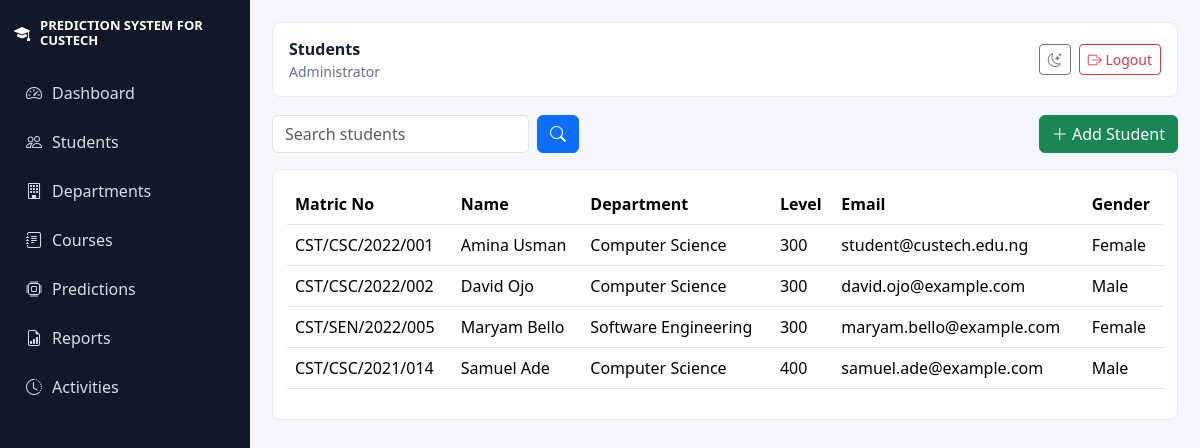
Screenshot of /admin/students.php (signed in) with the database file from the repository.
### tables this page shows
CREATE TABLE users (id INT AUTO_INCREMENT PRIMARY KEY, role_id INT NOT NULL, username VARCHAR(60) UNIQUE NOT NULL, email VARCHAR(120) UNIQUE NOT NULL, password_hash VARCHAR(255) NOT NULL, status ENUM('active','inactive') DEFAULT 'active', last_login DATETIME NULL, created_at DATETIME, FOREIGN KEY (role_id) REFERENCES roles(id));

CREATE TABLE roles (id INT AUTO_INCREMENT PRIMARY KEY, name VARCHAR(60) UNIQUE NOT NULL, description VARCHAR(255));

CREATE TABLE students (id INT AUTO_INCREMENT PRIMARY KEY, user_id INT NULL, department_id INT, matric_no VARCHAR(40) UNIQUE NOT NULL, first_name VARCHAR(80), last_name VARCHAR(80), email VARCHAR(120), phone VARCHAR(40), gender VARCHAR(20), age INT, level VARCHAR(20), address TEXT, passport VARCHAR(255), created_at DATETIME, FOREIGN KEY (user_id) REFERENCES users(id), FOREIGN KEY (department_id) REFERENCES departments(id));

CREATE TABLE departments (id INT AUTO_INCREMENT PRIMARY KEY, faculty_id INT NOT NULL, name VARCHAR(120) NOT NULL, code VARCHAR(20) UNIQUE, created_at DATETIME, FOREIGN KEY (faculty_id) REFERENCES faculties(id));

### includes/functions.php (called while the page is built, shortened)
<?php
function db(): PDO
{
    static $pdo = null;
    if ($pdo instanceof PDO) {
        return $pdo;
    }
    $dsn = 'mysql:host=' . DB_HOST . ';dbname=' . DB_NAME . ';charset=' . DB_CHARSET;
    $pdo = new PDO($dsn, DB_USER, DB_PASS, [
        PDO::ATTR_ERRMODE => PDO::ERRMODE_EXCEPTION,
        PDO::ATTR_DEFAULT_FETCH_MODE => PDO::FETCH_ASSOC,
        PDO::ATTR_EMULATE_PREPARES => false,
    ]);
    return $pdo;
}
function e(?string $value): string
{
    return htmlspecialchars((string)$value, ENT_QUOTES, 'UTF-8');
}
function url(string $path = ''): string
{
    return BASE_URL . '/' . ltrim($path, '/');
}
function current_user(): ?array
{
    $stmt = db()->prepare('SELECT u.*, r.name AS role_name FROM users u JOIN roles r ON r.id = u.role_id WHERE u.id = ? AND u.status = "active"');
    $stmt->execute([$_SESSION['user_id']]);
    return $stmt->fetch() ?: null;
}
function fetch_all(string $sql, array $params = []): array
{
    $stmt = db()->prepare($sql);
    $stmt->execute($params);
    return $stmt->fetchAll();
}

### admin/students.php (the view, shortened to what this page needs)
<?php
require_once __DIR__ . '/../includes/functions.php';
$q = trim($_GET['q'] ?? '');
$students = fetch_all('SELECT s.*, d.name department FROM students s LEFT JOIN departments d ON d.id = s.department_id WHERE CONCAT(s.matric_no, s.first_name, s.last_name, s.email) LIKE ? ORDER BY s.created_at DESC', ['%' . $q . '%']);
$title = 'Students';
require __DIR__ . '/../views/partials/header.php';
?>
<div class="d-flex justify-content-between flex-wrap gap-2 mb-3">
    <form class="d-flex gap-2"><input class="form-control" name="q" value="<?= e($q) ?>" placeholder="Search students"><button class="btn btn-primary"><i class="bi bi-search"></i></button></form>
    <button class="btn btn-success" data-bs-toggle="modal" data-bs-target="#studentModal"><i class="bi bi-plus-lg"></i> Add Student</button>
</div>
<div class="table-wrap">
    <table class="table table-hover align-middle">
        <thead><tr><th>Matric No</th><th>Name</th><th>Department</th><th>Level</th><th>Email</th><th>Gender</th></tr></thead>
        <tbody><?php foreach ($students as $s): ?><tr><td><?= e($s['matric_no']) ?></td><td><?= e($s['first_name'] . ' ' . $s['last_name']) ?></td><td><?= e($s['department']) ?></td><td><?= e($s['level']) ?></td><td><?= e($s['email']) ?></td><td><?= e($s['gender']) ?></td></tr><?php endforeach; ?></tbody>
    </table>
</div>
<?php require __DIR__ . '/../views/partials/footer.php'; ?>

### views/partials/header.php (shortened to what this page needs)
<?php $user = current_user(); ?>
<!doctype html>
<html lang="en" data-theme="<?= e($_COOKIE['theme'] ?? 'light') ?>">
<head>
    <link href="<?= e(url('assets/vendor/bootstrap/css/bootstrap.min.css')) ?>" rel="stylesheet">
    <link href="<?= e(url('assets/vendor/bootstrap-icons/bootstrap-icons.min.css')) ?>" rel="stylesheet">
    <link href="<?= e(url('assets/css/style.css')) ?>" rel="stylesheet">
</head>
<body>
<div class="app-shell">
<?php if ($user): ?>
    <aside class="sidebar">
        <a class="brand" href="<?= e(url('dashboard.php')) ?>"><i class="bi bi-mortarboard-fill"></i><span>PREDICTION SYSTEM FOR CUSTECH</span></a>
        <nav>
            <a href="<?= e(url('dashboard.php')) ?>"><i class="bi bi-speedometer2"></i> Dashboard</a>
            <?php if (in_array($user['role_name'], ['Super Admin','Administrator'], true)): ?>
                <a href="<?= e(url('admin/students.php')) ?>"><i class="bi bi-people"></i> Students</a>
                <a href="<?= e(url('admin/departments.php')) ?>"><i class="bi bi-building"></i> Departments</a>
                <a href="<?= e(url('admin/courses.php')) ?>"><i class="bi bi-journal-text"></i> Courses</a>
                <a href="<?= e(url('admin/predictions.php')) ?>"><i class="bi bi-cpu"></i> Predictions</a>
                <a href="<?= e(url('admin/reports.php')) ?>"><i class="bi bi-file-earmark-bar-graph"></i> Reports</a>
            <?php endif; ?>
            <a href="<?= e(url('activities.php')) ?>"><i class="bi bi-clock-history"></i> Activities</a>
        </nav>
    </aside>
<?php endif; ?>
<main class="<?= $user ? 'content' : 'public-content' ?>">
<?php if ($user): ?>
    <header class="topbar">
        <div>
            <strong><?= e($title ?? 'Dashboard') ?></strong>
            <small><?= e($user['role_name']) ?></small>
        </div>
        <div class="top-actions">
            <button class="btn btn-sm btn-outline-secondary" id="themeToggle" title="Toggle theme"><i class="bi bi-moon-stars"></i></button>
            <a class="btn btn-sm btn-outline-danger" href="<?= e(url('logout.php')) ?>"><i class="bi bi-box-arrow-right"></i> Logout</a>
        </div>
    </header>
<?php endif; ?>

### assets/css/style.css (style rules this page uses)
:root { --bg: #f5f7fb; --panel: #ffffff; --text: #172033; --muted: #667085; --line: #e6eaf0; --primary: #1769aa; --success: #18865b; --danger: #bd2c3c; }
body { background: var(--bg); color: var(--text); font-family: "Segoe UI", Arial, sans-serif; }
.app-shell { min-height: 100vh; display: flex; }
.sidebar { width: 250px; background: #111827; color: white; position: fixed; inset: 0 auto 0 0; padding: 18px 14px; overflow-y: auto; }
.brand { display: flex; gap: 10px; align-items: center; color: white; text-decoration: none; font-weight: 800; margin-bottom: 22px; line-height: 1.15; }
.brand span { font-size: 13px; }
.sidebar nav a { display: flex; align-items: center; gap: 10px; color: #d7deea; text-decoration: none; padding: 11px 12px; border-radius: 8px; margin: 3px 0; }
.content { margin-left: 250px; width: calc(100% - 250px); padding: 22px; }
.topbar { background: var(--panel); border: 1px solid var(--line); border-radius: 8px; padding: 14px 16px; display: flex; justify-content: space-between; align-items: center; margin-bottom: 18px; }
.topbar small { display:block; color: var(--muted); }
.top-actions { display: flex; gap: 8px; }
.card, .table-wrap, .auth-card { background: var(--panel); border: 1px solid var(--line); border-radius: 8px; color: var(--text); }
.table-wrap { padding: 14px; overflow-x: auto; }

### rows the page displays
users: role.name "Administrator"
students: matric_no "CST/CSC/2022/001", first_name+last_name "Amina Usman", department.name "Computer Science", level "300", email "student@custech.edu.ng", gender "Female"
students: matric_no "CST/CSC/2022/002", first_name+last_name "David Ojo", department.name "Computer Science", level "300", email "david.ojo@example.com", gender "Male"
students: matric_no "CST/SEN/2022/005", first_name+last_name "Maryam Bello", department.name "Software Engineering", level "300", email "maryam.bello@example.com", gender "Female"
students: matric_no "CST/CSC/2021/014", first_name+last_name "Samuel Ade", department.name "Computer Science", level "400", email "samuel.ade@example.com", gender "Male"

### other values shown
$title "Students"
